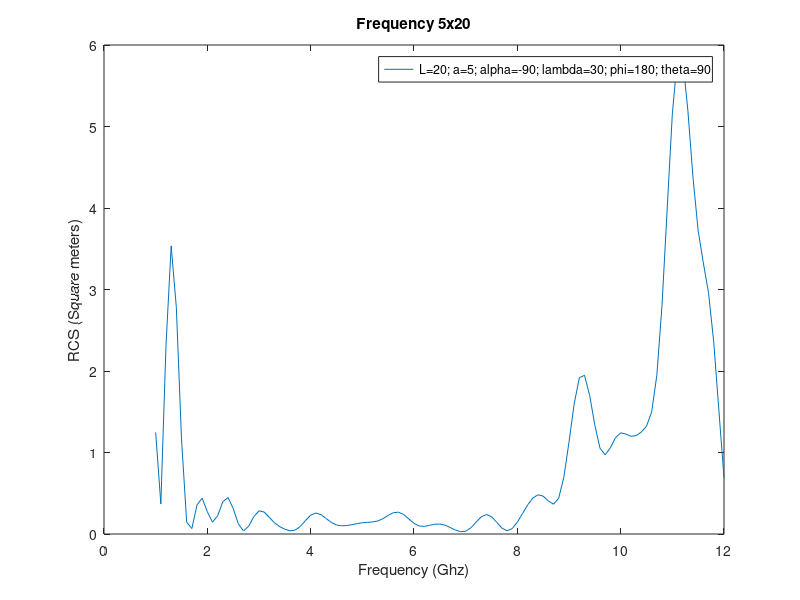

Write MATLAB code to recreate this figure.
% Loading the data from the txt file
data = load('Freq5x20.txt');

% Extracting the x and y coordinates from data
x = data(:,1);
y = data(:,2);

% Creating a new figure
figure;

% Plotting the data
plot(x, y);

% Setting labels
xlabel('Frequency (Ghz)');
ylabel('RCS (Square meters)');
legend('L=20; a=5; alpha=-90; lambda=30; phi=180; theta=90')

% Chart Title
title('Frequency 5x20');